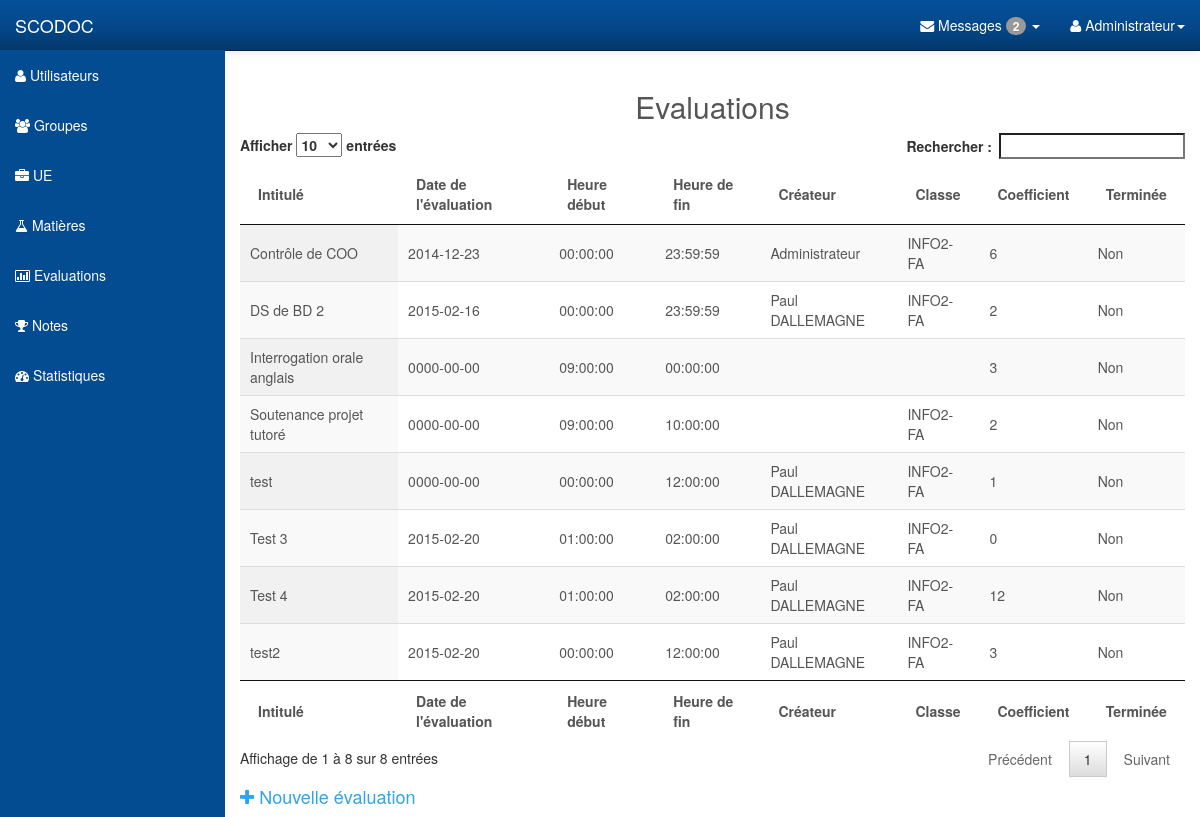
The page /exams.php (signed in) on the database as committed earlier.
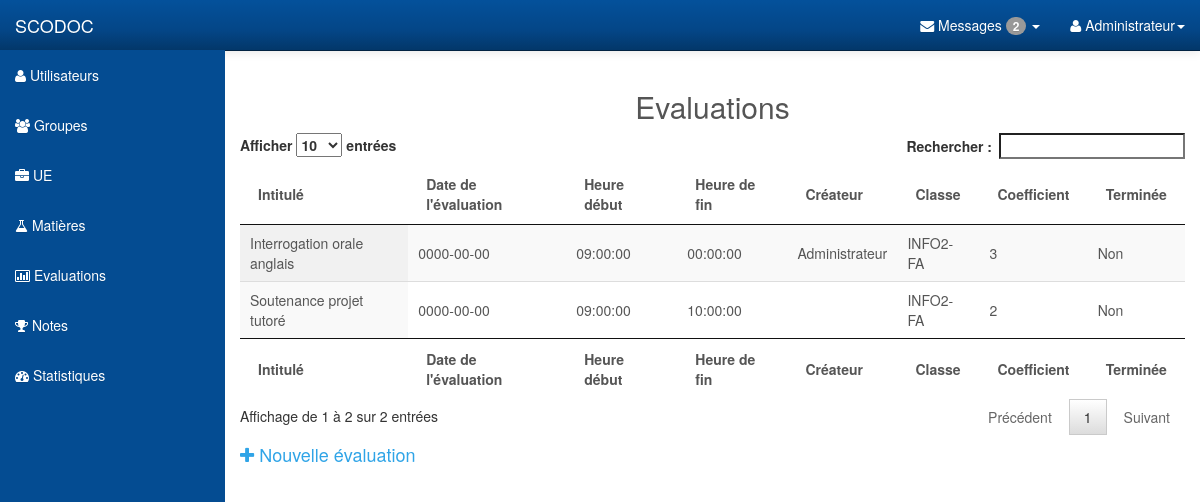
The same page on the database as committed later.
### tables this page shows
CREATE TABLE IF NOT EXISTS `exams` (
  `id` int(11) NOT NULL AUTO_INCREMENT,
  `title` varchar(55) DEFAULT NULL,
  `date` date DEFAULT NULL,
  `exam_coefficient` double NOT NULL DEFAULT '1',
  `begins` time NOT NULL DEFAULT '00:00:00',
  `ends` time NOT NULL DEFAULT '23:59:59',
  `group_id` int(11) DEFAULT NULL,
  `lesson_id` int(11) DEFAULT NULL,
  `user_id` int(11) NOT NULL,
  `locked` tinyint(1) NOT NULL DEFAULT '0',
  PRIMARY KEY (`id`)
);

CREATE TABLE IF NOT EXISTS `users` (
  `id` int(11) NOT NULL AUTO_INCREMENT,
  `name` varchar(25) NOT NULL,
  `login` varchar(20) NOT NULL,
  `phone` varchar(10) NOT NULL,
  `passwd` varchar(32) NOT NULL,
  `mail` varchar(55) NOT NULL,
  `dept_id` int(11) DEFAULT NULL,
  `group_id` int(11) DEFAULT NULL,
  `rank` int(1) NOT NULL DEFAULT '0',
  PRIMARY KEY (`id`),
  UNIQUE KEY `login` (`login`)
);

CREATE TABLE IF NOT EXISTS `groups` (
  `id` int(11) NOT NULL AUTO_INCREMENT,
  `group_name` varchar(25) DEFAULT NULL,
  `dept_id` int(11) DEFAULT NULL,
  PRIMARY KEY (`id`)
);

### get_users.php (called while the page is built, shortened)
<?php
	function get_user($user_id)
	{
		include("pdo.php");
		$req=$pdo->prepare('SELECT name FROM users WHERE id= ?');
		$req->execute(array($user_id));
		$data=$req->fetch();
		$name=$data["name"];
		return $name;
	}
?>

### get_groups.php (called while the page is built, shortened)
<?php
	function get_group($group_id)
	{
		include("pdo.php");
		$req=$pdo->prepare('SELECT group_name FROM groups WHERE id= ?');
		$req->execute(array($group_id));
		$data=$req->fetch();
		$name=$data["group_name"];
		return $name;
	}
?>

### get_exams.php (the view, shortened to what this page needs)
<?php
	function get_all_exams()
	{
		include("pdo.php");
		include("get_users.php");
		include("get_groups.php");
		$req=$pdo->query('SELECT * FROM exams');
		while ($data=$req->fetch())
		{
			echo '<tr>';
			echo '<td>'.$data["title"].'</td>';
			echo '<td>'.$data["date"].'</td>';
			echo '<td>'.$data["begins"].'</td>';
			echo '<td>'.$data["ends"].'</td>';
			echo '<td>'.get_user($data["user_id"]).'</td>';
			echo '<td>'.get_group($data["group_id"]).'</td>';
			echo '<td>'.$data["exam_coefficient"].'</td>';
			if ($data["locked"]==0)
			{
				echo '<td>Non</td>';
			}
			else
			{
				echo '<td>Oui</td>';
			}
			echo '</tr>';
		}
	}
?>

### exams.php (shortened to what this page needs)
<?php
	if ($_SESSION["rank"]==2)
	{ ?>
<!DOCTYPE html>
<html lang="fr">
<head>
    <link rel="stylesheet" type="text/css" href="bootstrap/css/bootstrap.min.css" />
    <link rel="stylesheet" type="text/css" href="font-awesome/css/font-awesome.min.css" />
    <link rel="stylesheet" type="text/css" href="css/local.css" />
	<link rel="stylesheet" type="text/css" href="css/dataTables-utilisateur.css" />
</head>
<body>
    <div id="wrapper">
        <?php include("nav.php"); include("get_exams.php");?>
		<div class="row text-center">
			<h2>Evaluations</h2>
		</div>
		<div class="row center-block">
            <div class="col-lg-12 ">
				<table id="example" class="display" cellspacing="0" width="100%">
					<thead>
						<tr>
							<th>Intitulé</th>
							<th>Date de l'évaluation</th>
							<th>Heure début</th>
							<th>Heure de fin</th>
							<th>Créateur</th>
							<th>Classe</th>
							<th>Coefficient</th>
							<th>Terminée</th>
						</tr>
					</thead>
					<tfoot>
						<tr>
							<th>Intitulé</th>
							<th>Date de l'évaluation</th>
							<th>Heure début</th>
							<th>Heure de fin</th>
							<th>Créateur</th>
							<th>Classe</th>
							<th>Coefficient</th>
							<th>Terminée</th>
						</tr>
					</tfoot>
					<tbody>
						<?php get_all_exams(); ?>
					</tbody>
				</table>
            </div>
        </div>
		<div class="row center-block">
			<div class="col-lg-6 text-left">
				<h4><a href="add_exam.php"><i class="fa fa-plus"></i> Nouvelle évaluation</a></h4>
			</div>
		</div>
    </div>
</body>
</html>
<?php
}

### nav.php (shortened to what this page needs)
<?php
if ($_SESSION["rank"]==2)
{
echo '<nav class="navbar navbar-inverse navbar-fixed-top" role="navigation">
            <div class="navbar-header">
                <a class="navbar-brand" href="index.php">SCODOC</a>
            </div>
            <div class="collapse navbar-collapse navbar-ex1-collapse">
                <ul class="nav navbar-nav side-nav">
                    <li><a href="users.php"><i class="fa fa-user"></i> Utilisateurs</a></li>
                    <li><a href="groups.php"><i class="fa fa-users"></i> Groupes</a></li>
                    <li><a href="ue.php"><i class="fa fa-briefcase"></i> UE</a></li>
                    <li><a href="lessons.php"><i class="fa fa-flask"></i> Matières</a></li>
                    <li><a href="exams.php"><i class="fa fa-bar-chart-o"></i> Evaluations</a></li>
                    <li><a href="marks.php"><i class="fa fa-trophy"></i> Notes</a></li>
					<li><a href="stats.php"><i class="fa fa-tachometer"></i> Statistiques</a></li>
                </ul>
                 <ul class="nav navbar-nav navbar-right navbar-user">
                    <li class="dropdown messages-dropdown">
                        <a href="#" class="dropdown-toggle" data-toggle="dropdown"><i class="fa fa-envelope"></i> Messages <span class="badge">2</span> <b class="caret"></b></a>
                    </li>
                     <li class="dropdown user-dropdown">
                        <a href="#" class="dropdown-toggle" data-toggle="dropdown"><i class="fa fa-user"></i> '.$_SESSION["name"].'<b class="caret"></b></a>
                    </li>
                </ul>
            </div>
        </nav>';
}
?>

### css/local.css (style rules this page uses)
#wrapper { padding-left: 0; }
body { font-family: "Helvetica Neue", Helvetica, Arial, sans-serif; font-size: 14px; line-height: 1.42857143; color: #555555; background-color: #ffffff; }
.navbar-inverse { background-color: #033c73; border-color: #022f5a; }
.navbar-inverse .navbar-brand { color: #ffffff; }
.navbar-inverse .navbar-nav > li > a { color: #ffffff; }
.navbar-inverse .navbar-collapse, .navbar-inverse .navbar-form { border-color: #022a50; }
.badge { display: inline-block; min-width: 10px; padding: 3px 7px; font-size: 12px; font-weight: bold; color: #ffffff; line-height: 1; vertical-align: baseline; white-space: nowrap; text-align: center; background-color: #999999; border-radius: 10px; }
.navbar { background-image: -webkit-linear-gradient(#54b4eb, #2fa4e7 60%, #1d9ce5); background-image: linear-gradient(#54b4eb, #2fa4e7 60%, #1d9ce5); background-repeat: no-repeat; filter: progid:DXImageTransform.Microsoft.gradient(startColorstr='#ff54b4eb', endColorstr='#ff1d9ce5', GradientType=0); border-bottom: 1px solid #178acc; filter: none; -webkit-box-shadow: 0 1px 10px rgba(0, 0, 0, 0.1); box-shadow: 0 1px 10px rgba(0, 0, 0, 0.1); }
.navbar .navbar-nav > li > a, .navbar-brand { text-shadow: 0 1px 0 rgba(0, 0, 0, 0.1); }
.navbar-inverse { background-image: -webkit-linear-gradient(#04519b, #044687 60%, #033769); background-image: linear-gradient(#04519b, #044687 60%, #033769); background-repeat: no-repeat; filter: progid:DXImageTransform.Microsoft.gradient(startColorstr='#ff04519b', endColorstr='#ff033769', GradientType=0); filter: none; border-bottom: 1px solid #022241; }
.clearfix:before, .clearfix:after, .container:before, .container:after, .container-fluid:before, .container-fluid:after, .row:before, .row:after, .form-horizontal .form-group:before, .form-horizontal .form-group:after, .btn-toolbar:before, .btn-toolbar:after, .btn-group-vertical > .btn-group:before, .btn-group-vertical > .btn-group:after, .nav:before, .nav:after, .navbar:before, .navbar:after, .navbar-header:before, .navbar-header:after, .navbar-collapse:before, .navbar-collapse:after, .pager:before, .pager:after, .panel-body:before, .panel-body:after, .modal-footer:before, .modal-footer:after { content: " "; display: table; }
.clearfix:after, .container:after, .container-fluid:after, .row:after, .form-horizontal .form-group:after, .btn-toolbar:after, .btn-group-vertical > .btn-group:after, .nav:after, .navbar:after, .navbar-header:after, .navbar-collapse:after, .pager:after, .panel-body:after, .modal-footer:after { clear: both; }
.center-block { display: block; margin-left: auto; margin-right: auto; }
a { color: #2fa4e7; text-decoration: none; }
@media (min-width:768px) { #wrapper { padding-left: 225px; } }
@media (min-width:768px) { .side-nav { margin-left: -225px; left: 225px; width: 225px; position: fixed; top: 50px; height: 100%; border-radius: 0; border: none; background-color: #044C92; overflow-y: auto; } }
@media (min-width:768px) { .side-nav>li>a { width: 225px; } }
@media (min-width:768px) { .navbar-collapse { padding-left: 15px !important; padding-right: 15px !important; } }

Rows that differ between the two databases and show on the page:
removed exams: title "Contrôle de COO", date "2014-12-23", begins "00:00:00", ends "23:59:59", user.name "Administrateur", group.group_name "INFO2-FA", exam_coefficient "6", locked "Non"
removed exams: title "DS de BD 2", date "2015-02-16", begins "00:00:00", ends "23:59:59", user.name "Paul DALLEMAGNE", group.group_name "INFO2-FA", exam_coefficient "2", locked "Non"
removed exams: title "test", date "0000-00-00", begins "00:00:00", ends "12:00:00", user.name "Paul DALLEMAGNE", group.group_name "INFO2-FA", exam_coefficient "1", locked "Non"
removed exams: title "test2", date "2015-02-20", begins "00:00:00", ends "12:00:00", user.name "Paul DALLEMAGNE", group.group_name "INFO2-FA", exam_coefficient "3", locked "Non"
removed exams: title "Test 3", date "2015-02-20", begins "01:00:00", ends "02:00:00", user.name "Paul DALLEMAGNE", group.group_name "INFO2-FA", exam_coefficient "0", locked "Non"
removed exams: title "Test 4", date "2015-02-20", begins "01:00:00", ends "02:00:00", user.name "Paul DALLEMAGNE", group.group_name "INFO2-FA", exam_coefficient "12", locked "Non"
changed exams "Interrogation orale anglais": user.name (not shown) → "Administrateur"; group.group_name (not shown) → "INFO2-FA"
Other text that changed with them:
text written by a page script: "Afficher entrées Rechercher : Affichage de 1 à 8 sur 8 entrées Précédent 1 Suivant" → "Afficher entrées Rechercher : Affichage de 1 à 2 sur 2 entrées Précédent 1 Suivant"
